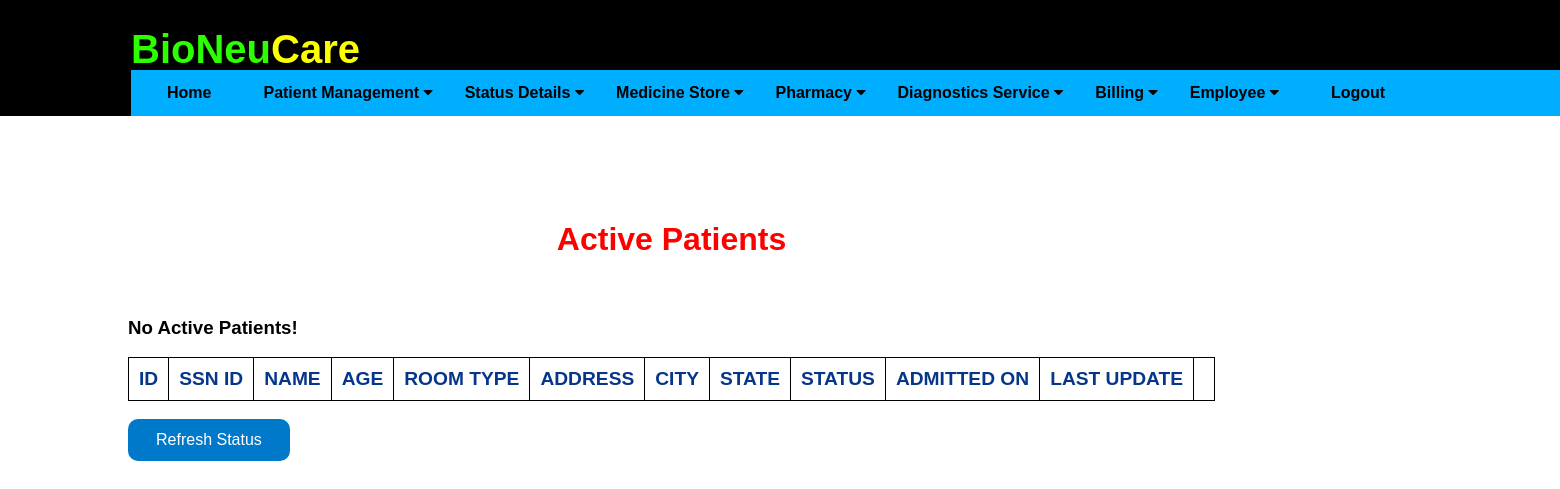
The page /patientscreen (signed in) on the database as committed earlier.
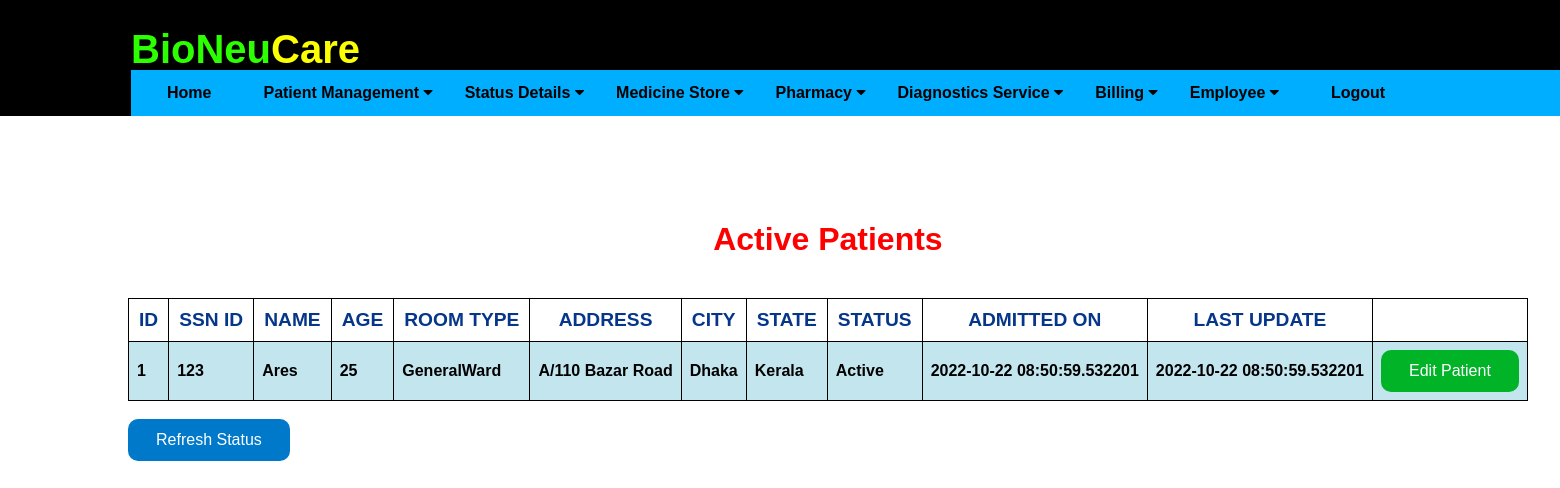
The same page on the database as committed later.
### application/db.py (models this page shows)
class Patients(db.Model):
    __tablename__ = 'patients'
    id = db.Column(db.Integer, primary_key=True)
    ssn_id = db.Column(db.Integer)
    pname = db.Column(db.String(20), nullable=False)
    age = db.Column(db.Integer)
    date = db.Column(db.DateTime, default=datetime.now)
    ldate = db.Column(db.DateTime, default=datetime.now)
    tbed = db.Column(db.String(10))
    address = db.Column(db.String(20))
    city = db.Column(db.String(20))
    state = db.Column(db.String(20))
    status = db.Column(db.String(20))

### application/routes.py (the view)
@app.route('/patientscreen')
def patientscreen():
    if session.get('username') or session.get('recepUsername'):
        pts = Patients.query.filter_by( status = 'Active' )
        print("ptsss",pts)
        if not pts:
            flash('All Patients Discharged')
            return redirect( url_for('update_patient') )
        else:
            print("inside else")
            return render_template('patientscreen.html', pts = pts)
    else:
        return "<h1>You do not have permission to perform this action. Please go back</h1>"

### application/templates/patientscreen.html (shortened to what this page needs)
{% extends "layout.html" %}
{% block content %}
<div class="astatus">
    <h1 style="color: rgb(255, 0, 0);">Active Patients</h1><br>
    <table border="1">
        <tr>
            <th>ID</th>
            <th>SSN ID</th>
            <th>NAME</th>
            <th>AGE</th>
            <th>ROOM TYPE</th>
            <th>ADDRESS</th>
            <th>CITY</th>
            <th>STATE</th>
            <th>STATUS</th>
            <th>ADMITTED ON</th>
            <th>LAST UPDATE</th>
            <th></th>
        </tr>
        {% for update in pts %}
        <tr>
            <td> {{ update.id }} </td>
            <td> {{ update.ssn_id }} </td>
            <td> {{ update.pname }} </td>
            <td> {{ update.age }} </td>
            <td> {{ update.tbed }} </td>
            <td> {{ update.address }}</td>
            <td> {{ update.city }} </td>
            <td> {{ update.state }} </td>
            <td> {{ update.status }} </td>
            <td> {{ update.date }} </td>
            <td> {{ update.ldate }} </td>
            <td> <button type="button" class="ubutton" onclick="window.location='editpatientdetail/{{ update.id }}'"> Edit Patient </button> </td>
        </tr>
        {% else %}
                <h3>No Active Patients!</h3>
        {% endfor %}
    </table>
    <br>
    <form action="{{ url_for('patientscreen') }}">
    <button type="submit" class="ibutton" value="Refresh the list">Refresh Status</button>
    </form>
</div>
{% endblock %}

### application/templates/layout.html (shortened to what this page needs)
<!DOCTYPE html>
<html>
<head>
    <link rel="stylesheet" href="https://cdnjs.cloudflare.com/ajax/libs/font-awesome/4.7.0/css/font-awesome.min.css">
    <link rel="stylesheet" href="{{ url_for('static', filename='css/main.css') }}">
</head>
<body>
    {% include "includes/header.html" %}
    {% block content %} {% endblock %}
</body>
</html>

### application/templates/includes/header.html (shortened to what this page needs)
<header>
    <div class="heading">
        <h1 id="logo" style="color: rgb(43, 255, 0); display: inline-flex; font-size: 40px;">BioNeu
            <div style="color: rgb(251, 255, 0); display: inline-flex; font-size: 40px;">Care </div>
        </h1>
    </div>
    <div class="links">
        <nav class="navbar">
            <div class="home"><a href="{{ url_for('home') }}">Home</a></div>
            <div class="dropdown">
                <button class="dropbtn">Patient Management
                    <i class="fa fa-caret-down"></i>
                </button>
            </div>
            <div class="dropdown">
                <button class="dropbtn">Status Details
                    <i class="fa fa-caret-down"></i>
                </button>
            </div>
            <div class="dropdown">
                <button class="dropbtn">Medicine Store
                    <i class="fa fa-caret-down"></i>
                </button>
            </div>
            <div class="dropdown">
                <button class="dropbtn">Pharmacy
                    <i class="fa fa-caret-down"></i>
                </button>
            </div>
            <div class="dropdown">
                <button class="dropbtn">Diagnostics Service
                    <i class="fa fa-caret-down"></i>
                </button>
            </div>
            <div class="dropdown">
                <button class="dropbtn">Billing
                    <i class="fa fa-caret-down"></i>
                </button>
            </div>
            <div class="dropdown">
                <button class="dropbtn">Employee
                    <i class="fa fa-caret-down"></i>
                </button>
            </div>
            <div class="logout"><a href="{{ url_for('logout') }}">Logout</a></div>
        </nav>
    </div>
</header>

### application/static/css/main.css (style rules this page uses)
header { background-color: black; height: 116px; position: absolute; top: 0; left: 0; width: 100%; }
html { overflow-y: scroll; overflow-x: hidden; }
body { font-family: Arial, Helvetica, sans-serif; height: 100%; display: flex; flex-direction: column; }
#logo { color: rgb(7, 162, 252); display: inline-flex; position: absolute; left: 131px; }
.navbar { overflow: hidden; background-color: rgb(0, 174, 255); }
.navbar a { float: left; font-size: 16px; color: black; font-weight: bolder; text-align: center; padding: 14px 36px; text-decoration: none; }
.dropdown { float: left; overflow: hidden; }
.dropdown .dropbtn { font-size: 16px; font-weight: bolder; border: none; outline: none; color: black; padding: 14px 16px; background-color: inherit; font-family: inherit; margin: 0; }
.links { width: 1510px; position: absolute; left: 131px; top: 70px; }
table, th, td { border: 1px solid black; border-collapse: collapse; }
.astatus { position: absolute; top: 200px; padding-left: 120px; }
.astatus h1 { text-align: center; }

### application/templates/layout.html (style rules this page uses)
table { font-family: arial, sans-serif; border-collapse: collapse; width: 100%; }
td { border: 1px solid #dddddd; text-align: left; font-weight: bold; padding: 8px; }
th { border: 1px solid #dddddd; width: auto; color: #06368a; text-align: center; font-size: larger; font-weight: bolder; padding: 10px; }
tr:nth-child(even) { background-color: #c3e5ee; }
.ubutton { background-color: #00b327;; border: 2px; border-radius: 10px; color: white; padding: 12px 28px; text-align: center; text-decoration: none; display: inline-block; font-size: 16px; }
.ibutton { background-color: #0079ca;; border: 2px; border-radius: 10px; color: white; padding: 12px 28px; text-align: center; text-decoration: none; display: inline-block; font-size: 16px; }

Rows that differ between the two databases and show on the page:
added Patients: id "1", ssn_id "123", pname "Ares", age "25", tbed "GeneralWard", address "A/110 Bazar Road", city "Dhaka", state "Kerala", status "Active", date "2022-10-22 08:50:59.532201", ldate "2022-10-22 08:50:59.532201"
Other text that changed with them:
text no longer shown: "No Active Patients!"
